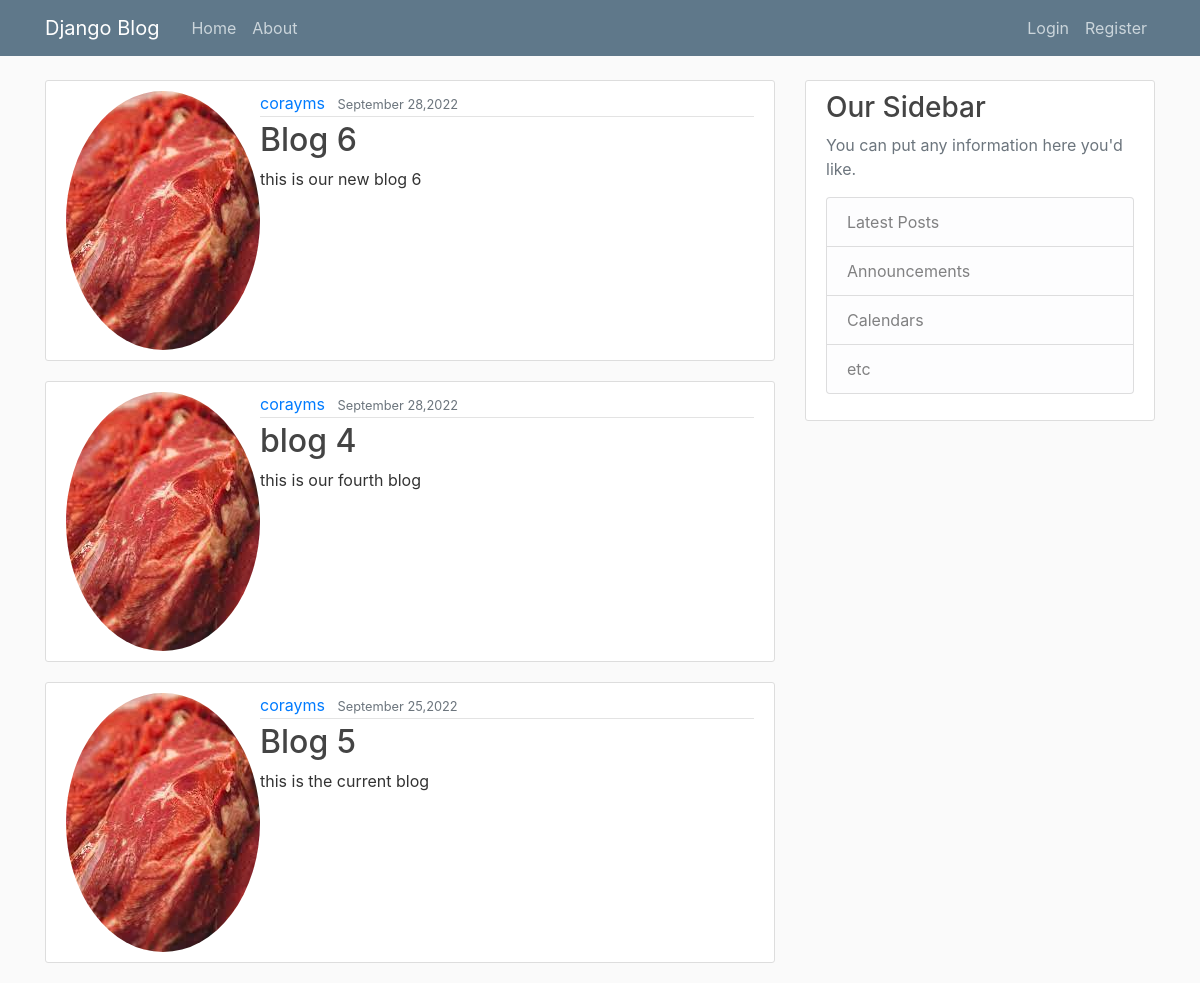
Before: / with the older database file.
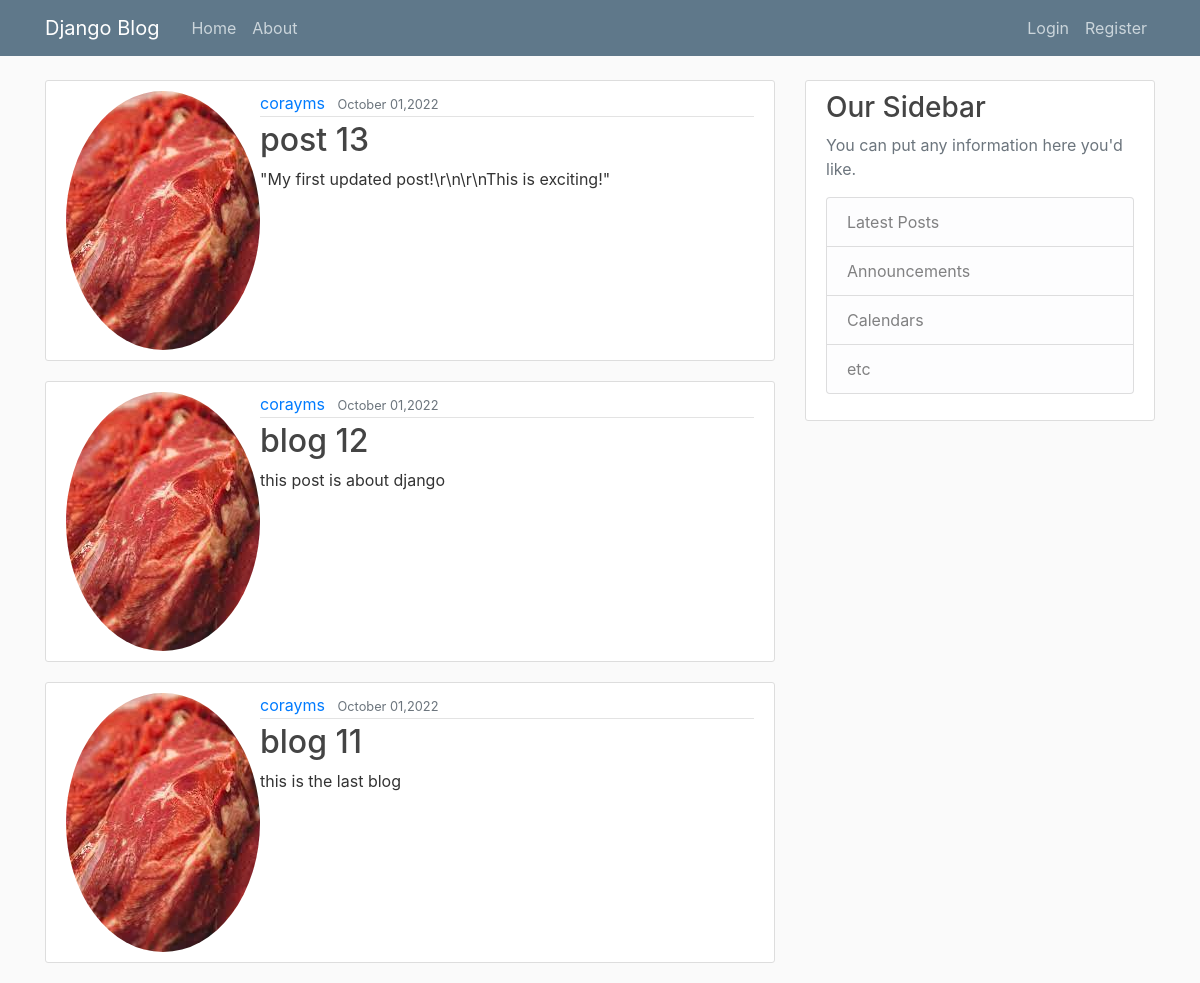
After: the same page with the newer database file.
### blog/models.py (models this page shows, shortened)
class post (models.Model):
	title = models.CharField(max_length=100)
	content = models.TextField()
	date_posted = models.DateTimeField(default=timezone.now)
	author = models.ForeignKey(User, on_delete=models.CASCADE)

### users/models.py (models this page shows, shortened)
class profile(models.Model):
	user = models.OneToOneField(User, on_delete=models.CASCADE)
	image = models.ImageField(default='default.jpg', upload_to='profile_pics')

### blog/views.py (the view)
# urls.py: path('', PostListView.as_view(),name='blog-home'),
class PostListView(ListView):
	model = post
	template_name = 'blog/home.html'
	context_object_name = 'posts'
	ordering = ['-date_posted']
	paginate_by = 3

### blog/templates/blog/home.html
{% extends "blog/base.html" %}
{% block content %}
	{% for post in posts %}
		<article class="media content-section">
			<img class="rounded-circle artical-img" src="{{post.author.profile.image.url }}">
		  <div class="media-body">
		    <div class="article-metadata">
		      <a class="mr-2" href="#">{{ post.author }}</a>
		      <small class="text-muted">{{ post.date_posted |date:"F d,Y"}}</small>
		    </div>
		    <h2><a class="article-title" href="{% url 'post-detail' post.id %}">{{ post.title }}</a></h2>
		    <p class="article-content">{{ post.content }}</p>
		  </div>
		</article>
	{% endfor %}
{%endblock content %}

Changed rows visible on the page:
no longer on this page (row unchanged): post: author.profile.image (picture), author "corayms", date_posted "September 28,2022", title "Blog 6", content "this is our new blog 6"
no longer on this page (row unchanged): post: author.profile.image (picture), author "corayms", date_posted "September 28,2022", title "blog 4", content "this is our fourth blog"
no longer on this page (row unchanged): post: author.profile.image (picture), author "corayms", date_posted "September 25,2022", title "Blog 5", content "this is the current blog"
added post: author.profile.image (picture), author "corayms", date_posted "October 01,2022", title "post 13", content "\"My first updated post!\\r\\n\\r\\nThis is exciting!\""
added post: author.profile.image (picture), author "corayms", date_posted "October 01,2022", title "blog 12", content "this post is about django"
added post: author.profile.image (picture), author "corayms", date_posted "October 01,2022", title "blog 11", content "this is the last blog"
